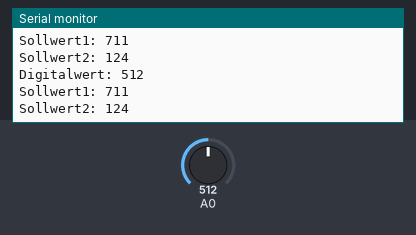
This sketch was run on a simulated Arduino Uno, built with avr-gcc and run on an emulated ATmega328P. On the bench: the last lines printed to the serial monitor. The test bench sets the inputs (shaded band); at power-on: A0 = 512.

Above: at 2.8 s.
2.9 s: A0 set to 716
At 3.5 s:
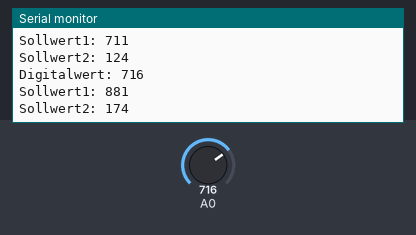
4.4 s: A0 set to 900
At 5.8 s:
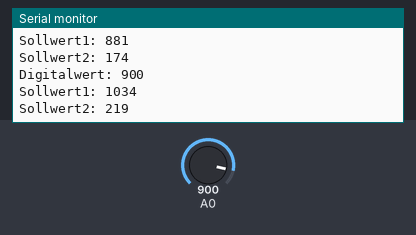
Timing chart, 0 to 7.4 s (numbered marks = the images above; inputs shaded):
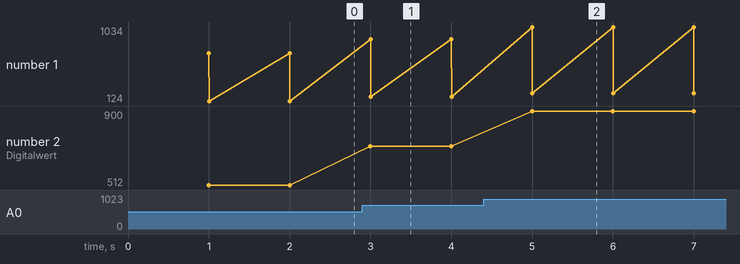

Measured:
- after the input at 2.9 s, the serial monitor: prints a new line after 0.10 s (image 1)
- after the input at 4.4 s, the serial monitor: prints a new line after 0.60 s (image 2)
- plotted number 1: 124 → 174 after the input at 2.9 s, 174 → 219 after the input at 4.4 s
- plotted number 2: 512 → 716 after the input at 2.9 s, 716 → 900 after the input at 4.4 s

The sketch:

KA3_Aufg2_2025_03_28.ino
```cpp
/* KA3 2025-03-28 Vorlage Aufgabe 2
 * AD-Wandler, Kennlinie mit map                           */

int16_t DigitalWert, Sollwert1, Sollwert2;
uint32_t NextTime = 0, CurrentTime;

void setup() {
  Serial.begin(115200);
}

void loop() {
  // 2.1) 2x pro Sekunde Analog-Eingang 0 einlesen und ausgeben
  CurrentTime = millis();
  if (CurrentTime - NextTime >= 1000) {
    DigitalWert = analogRead(A0);
    Serial.print("Digitalwert: ");
    Serial.println(DigitalWert);
    NextTime = CurrentTime;
    // 2.3) mit map-Funktion in Sollwert1 umrechnen und ausgeben
    Sollwert1 = map(DigitalWert, 0, 4095, 285, 3694);
    Serial.print("Sollwert1: ");
    Serial.println(Sollwert1);
    // 2.4) Sollwert2 begrenzen auf 0 bis 1000 und Sollwert1, Sollwert2  ausgeben
    Sollwert2 = map(Sollwert1, 285, 3694, 0, 1000);
    Serial.print("Sollwert2: ");
    Serial.println(Sollwert2);
  }
}
```
